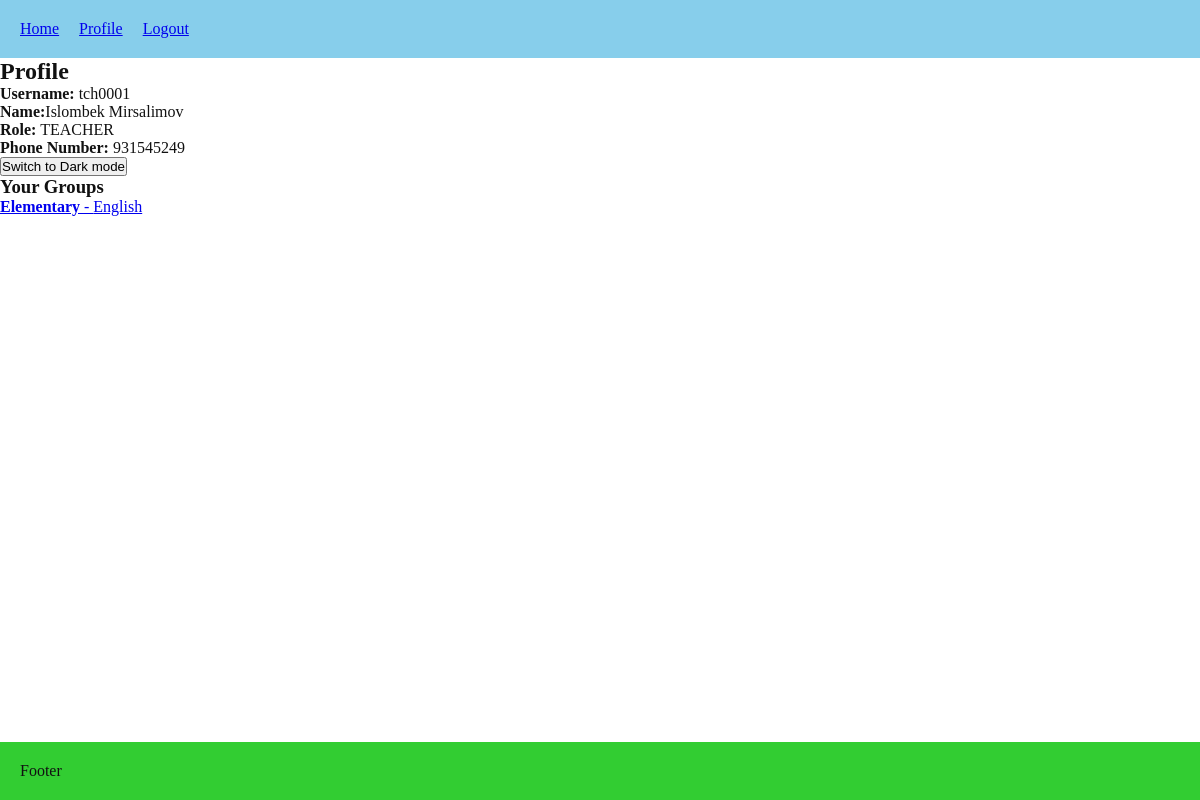
Page /users/profile/ (signed in) on the committed database.
### users/models.py (models this page shows, shortened)
class User(AbstractUser):
    username = models.CharField(
        max_length=150,
        unique=True,
        blank=True,
        editable=False
    )
    class Role(models.TextChoices):
        ADMIN = 'ADMIN', 'Admin'
        TEACHER = 'TEACHER', 'Teacher'
        STUDENT = 'STUDENT', 'Student'
    ROLE_PREFIXES = {
        Role.ADMIN: 'adm',
        Role.TEACHER: 'tch',
        Role.STUDENT: 'std',
    }
    role = models.CharField(max_length=20, choices=Role.choices, default=Role.STUDENT)
    phone_number = models.CharField(max_length=15, blank=True)
    must_reset_password = models.BooleanField(default=True)
    class Meta:
        constraints = [
            models.UniqueConstraint(fields=["first_name", "last_name", "role"], name="unique_full_name_per_role")
        ]

### lessons/models.py (models this page shows, shortened)
class Group(models.Model):
    name = models.CharField(max_length=100, unique=True)
    subject = models.ForeignKey(Subject, on_delete=models.RESTRICT, related_name="groups")
    teacher = models.ForeignKey(User, on_delete=models.CASCADE, limit_choices_to={"role": "TEACHER"}, related_name="teaching_groups")
    homework_description = models.TextField(blank=True, null=True)
    homework_updated_at = models.DateTimeField(blank=True, null=True)
    default_payment_amount = models.DecimalField(max_digits=10, decimal_places=2, blank=True, null=True)
    week_days = models.CharField(max_length=50, blank=True, null=True)
    start_time = models.TimeField(blank=True, null=True)
    end_time = models.TimeField(blank=True, null=True)
    start_date = models.DateField(default=date.today)
    end_date = models.DateField(blank=True, null=True)

class Subject(models.Model):
    name = models.CharField(max_length=100, unique=True)
    def __str__(self):
        return self.name

### users/views.py (the view, shortened to what this page needs)
# urls.py: path("profile/", views.profile, name="profile"),
@login_required
def profile(request):
    user = request.user
    context = {
        "profile_user": user,
    }
    if user.role == User.Role.TEACHER:
        groups = (
            Group.objects
            .filter(teacher=user)
            .select_related("subject", "teacher")
            .prefetch_related("enrollments__student")
        )
        context["groups"] = groups
    return render(request, "users/profile.html", context)

### users/templates/users/profile.html (shortened to what this page needs)
{% extends "core/base.html" %}
{% block content %}
<h2>Profile</h2>
<p><strong>Username:</strong> {{ profile_user.username }}</p>
<p><strong>Name:</strong>{{ profile_user.first_name }} {{ profile_user.last_name }}</p>
<p><strong>Role:</strong> {{ profile_user.role }}</p>
<p><strong>Phone Number:</strong> {{ profile_user.phone_number }}</p>
<form method="post" action="{% url 'users:toggle_theme' %}">
  <button type="submit">
    Switch to {% if request.user.settings.theme == "LIGHT" %}Dark{% else %}Light{% endif %} mode
  </button>
</form>
{% if profile_user.role == "ADMIN" %}
{% elif profile_user.role == "TEACHER" %}
    <h3>Your Groups</h3>
    <ul>
        {% for group in groups %}
            <li>
                <a href="{% url 'lessons:group_detail' group.id %}"><strong>{{ group.name }}</strong> - {{ group.subject }}</a>
            </li>
        {% empty %}
            <li>No groups assigned.</li>
        {% endfor %}
    </ul>
{% endif %}
{% endblock %}

### core/static/core/style.css (style rules this page uses)
* { box-sizing: border-box; margin: 0; padding: 0; list-style: none; }
:root { font-size: 12; --theme-color: skyblue; --secondary-color: limegreen; }
.theme-light { --bg: #ffffff; --text: #111111; --surface: #f5f5f5; --border: #e0e0e0; }
body { background-color: var(--bg); color: var(--text); display: flex; flex-direction: column; min-height: 100vh; }
a { transition: 0.3s; }

### rows in the picture
User: username "tch0001", first_name "Islombek", last_name "Mirsalimov", role "TEACHER", phone_number "931545249"
Group: name "Elementary", subject "English"
